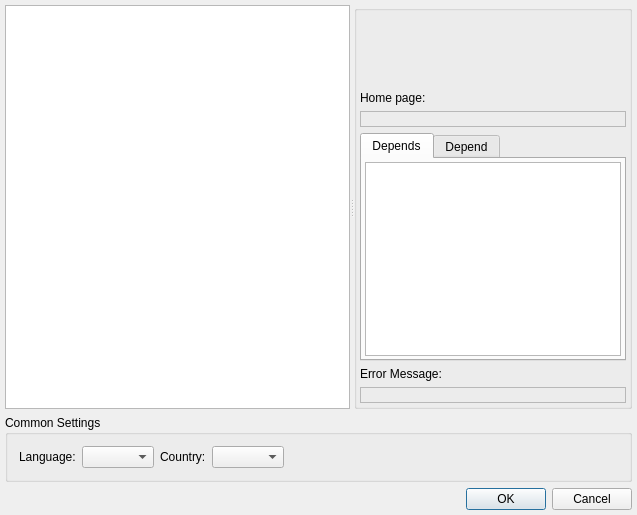
<?xml version="1.0" encoding="UTF-8"?>
<ui version="4.0">
 <class>SetupPluginsDialogClass</class>
 <widget class="QDialog" name="SetupPluginsDialogClass">
  <property name="geometry">
   <rect>
    <x>0</x>
    <y>0</y>
    <width>637</width>
    <height>515</height>
   </rect>
  </property>
  <property name="windowTitle">
   <string>Setup Plugins</string>
  </property>
  <layout class="QVBoxLayout" name="verticalLayout_2">
   <property name="margin">
    <number>5</number>
   </property>
   <item>
    <widget class="QSplitter" name="splitter">
     <property name="sizePolicy">
      <sizepolicy hsizetype="Expanding" vsizetype="Expanding">
       <horstretch>0</horstretch>
       <verstretch>0</verstretch>
      </sizepolicy>
     </property>
     <property name="orientation">
      <enum>Qt::Horizontal</enum>
     </property>
     <property name="childrenCollapsible">
      <bool>false</bool>
     </property>
     <widget class="QTableWidget" name="twtPlugins">
      <property name="sizePolicy">
       <sizepolicy hsizetype="Expanding" vsizetype="Expanding">
        <horstretch>1</horstretch>
        <verstretch>0</verstretch>
       </sizepolicy>
      </property>
      <property name="editTriggers">
       <set>QAbstractItemView::NoEditTriggers</set>
      </property>
      <property name="selectionMode">
       <enum>QAbstractItemView::SingleSelection</enum>
      </property>
      <property name="selectionBehavior">
       <enum>QAbstractItemView::SelectRows</enum>
      </property>
      <property name="sortingEnabled">
       <bool>true</bool>
      </property>
      <attribute name="horizontalHeaderHighlightSections">
       <bool>false</bool>
      </attribute>
     </widget>
     <widget class="QGroupBox" name="grbProperties">
      <property name="sizePolicy">
       <sizepolicy hsizetype="Preferred" vsizetype="Preferred">
        <horstretch>0</horstretch>
        <verstretch>0</verstretch>
       </sizepolicy>
      </property>
      <property name="title">
       <string/>
      </property>
      <layout class="QVBoxLayout" name="verticalLayout">
       <property name="margin">
        <number>3</number>
       </property>
       <item>
        <widget class="QLabel" name="lblName">
         <property name="wordWrap">
          <bool>true</bool>
         </property>
         <property name="textInteractionFlags">
          <set>Qt::LinksAccessibleByMouse|Qt::TextSelectableByKeyboard|Qt::TextSelectableByMouse</set>
         </property>
        </widget>
       </item>
       <item>
        <widget class="QLabel" name="lblDescription">
         <property name="sizePolicy">
          <sizepolicy hsizetype="Preferred" vsizetype="Expanding">
           <horstretch>0</horstretch>
           <verstretch>0</verstretch>
          </sizepolicy>
         </property>
         <property name="alignment">
          <set>Qt::AlignLeading|Qt::AlignLeft|Qt::AlignTop</set>
         </property>
         <property name="wordWrap">
          <bool>true</bool>
         </property>
         <property name="textInteractionFlags">
          <set>Qt::LinksAccessibleByMouse|Qt::TextSelectableByKeyboard|Qt::TextSelectableByMouse</set>
         </property>
        </widget>
       </item>
       <item>
        <widget class="QLabel" name="lblLabelHomePage">
         <property name="text">
          <string>Home page:</string>
         </property>
        </widget>
       </item>
       <item>
        <widget class="QLabel" name="lblHomePage">
         <property name="frameShape">
          <enum>QFrame::StyledPanel</enum>
         </property>
         <property name="frameShadow">
          <enum>QFrame::Sunken</enum>
         </property>
         <property name="alignment">
          <set>Qt::AlignCenter</set>
         </property>
         <property name="wordWrap">
          <bool>true</bool>
         </property>
        </widget>
       </item>
       <item>
        <widget class="QTabWidget" name="twtDependences">
         <property name="sizePolicy">
          <sizepolicy hsizetype="Preferred" vsizetype="Preferred">
           <horstretch>0</horstretch>
           <verstretch>0</verstretch>
          </sizepolicy>
         </property>
         <property name="currentIndex">
          <number>0</number>
         </property>
         <widget class="QWidget" name="tabDepends">
          <attribute name="title">
           <string>Depends</string>
          </attribute>
          <layout class="QVBoxLayout" name="verticalLayout_4">
           <property name="margin">
            <number>3</number>
           </property>
           <item>
            <widget class="QListWidget" name="ltwDepends">
             <property name="sizePolicy">
              <sizepolicy hsizetype="Preferred" vsizetype="Preferred">
               <horstretch>0</horstretch>
               <verstretch>0</verstretch>
              </sizepolicy>
             </property>
             <property name="editTriggers">
              <set>QAbstractItemView::NoEditTriggers</set>
             </property>
             <property name="selectionMode">
              <enum>QAbstractItemView::NoSelection</enum>
             </property>
             <property name="isWrapping" stdset="0">
              <bool>true</bool>
             </property>
             <property name="wordWrap">
              <bool>true</bool>
             </property>
            </widget>
           </item>
          </layout>
         </widget>
         <widget class="QWidget" name="tabDepend">
          <attribute name="title">
           <string>Depend</string>
          </attribute>
          <layout class="QVBoxLayout" name="verticalLayout_3">
           <property name="margin">
            <number>3</number>
           </property>
           <item>
            <widget class="QListWidget" name="ltwDepend">
             <property name="sizePolicy">
              <sizepolicy hsizetype="Preferred" vsizetype="Preferred">
               <horstretch>0</horstretch>
               <verstretch>0</verstretch>
              </sizepolicy>
             </property>
             <property name="editTriggers">
              <set>QAbstractItemView::NoEditTriggers</set>
             </property>
             <property name="selectionMode">
              <enum>QAbstractItemView::NoSelection</enum>
             </property>
             <property name="isWrapping" stdset="0">
              <bool>true</bool>
             </property>
             <property name="wordWrap">
              <bool>true</bool>
             </property>
            </widget>
           </item>
          </layout>
         </widget>
        </widget>
       </item>
       <item>
        <widget class="QLabel" name="lblLabelError">
         <property name="text">
          <string>Error Message:</string>
         </property>
        </widget>
       </item>
       <item>
        <widget class="QLabel" name="lblError">
         <property name="frameShape">
          <enum>QFrame::StyledPanel</enum>
         </property>
         <property name="frameShadow">
          <enum>QFrame::Sunken</enum>
         </property>
         <property name="alignment">
          <set>Qt::AlignCenter</set>
         </property>
         <property name="wordWrap">
          <bool>true</bool>
         </property>
         <property name="textInteractionFlags">
          <set>Qt::LinksAccessibleByMouse|Qt::TextSelectableByKeyboard|Qt::TextSelectableByMouse</set>
         </property>
        </widget>
       </item>
      </layout>
     </widget>
    </widget>
   </item>
   <item>
    <widget class="QGroupBox" name="grbCommon">
     <property name="title">
      <string>Common Settings</string>
     </property>
     <layout class="QHBoxLayout" name="horizontalLayout_2">
      <item>
       <widget class="QLabel" name="lblLanguage">
        <property name="text">
         <string>Language:</string>
        </property>
        <property name="buddy">
         <cstring>cmbLanguage</cstring>
        </property>
       </widget>
      </item>
      <item>
       <widget class="QComboBox" name="cmbLanguage">
        <property name="sizeAdjustPolicy">
         <enum>QComboBox::AdjustToContents</enum>
        </property>
       </widget>
      </item>
      <item>
       <widget class="QLabel" name="lblCountry">
        <property name="text">
         <string>Country:</string>
        </property>
       </widget>
      </item>
      <item>
       <widget class="QComboBox" name="cmbCountry">
        <property name="sizeAdjustPolicy">
         <enum>QComboBox::AdjustToContents</enum>
        </property>
       </widget>
      </item>
      <item>
       <spacer name="hsrCommonHSpacer">
        <property name="orientation">
         <enum>Qt::Horizontal</enum>
        </property>
        <property name="sizeHint" stdset="0">
         <size>
          <width>40</width>
          <height>20</height>
         </size>
        </property>
       </spacer>
      </item>
     </layout>
    </widget>
   </item>
   <item>
    <widget class="QDialogButtonBox" name="dbbButtons">
     <property name="standardButtons">
      <set>QDialogButtonBox::Cancel|QDialogButtonBox::Ok</set>
     </property>
    </widget>
   </item>
  </layout>
 </widget>
 <layoutdefault spacing="6" margin="11"/>
 <tabstops>
  <tabstop>twtPlugins</tabstop>
  <tabstop>cmbLanguage</tabstop>
  <tabstop>dbbButtons</tabstop>
 </tabstops>
 <resources/>
 <connections/>
</ui>
